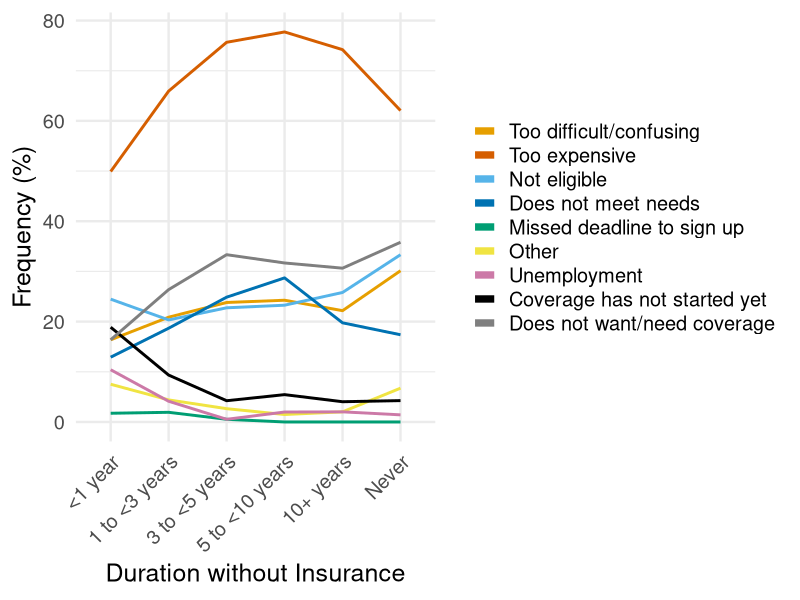

This chart was generated by the following R code:
################################################
# Generate line graph of duration without insurance by reason
# Author: Julia Muller
# Date: 27 February 2024
# Last modified: February 2024
################################################

# Load libraries
suppressPackageStartupMessages(library(tidyverse))

# Import data
data <- read_csv('data/no_insurance_filtered.csv', show_col_types = F)

# Calculate frequencies of reasons for no insurance by duration, then pivot longer
data_sum <- data %>%
  group_by(HILAST.f) %>%
  summarize(
    HINOUNEMPR.f = sum(HINOUNEMPR.f == 'Yes')/n(),
    HINOCOSTR.f = sum(HINOCOSTR.f == 'Yes')/n(),
    HINOTHER.f = sum(HINOTHER.f == 'Yes')/n(),
    HINOWANT.f = sum(HINOWANT.f == 'Yes')/n(),
    HINOCONF.f = sum(HINOCONF.f == 'Yes')/n(),
    HINOMEET.f = sum(HINOMEET.f == 'Yes')/n(),
    HINOWAIT.f = sum(HINOWAIT.f == 'Yes')/n(),
    HINOMISS.f = sum(HINOMISS.f == 'Yes')/n(),
    HINOELIG.f = sum(HINOELIG.f == 'Yes')/n()) %>%
  pivot_longer(
    cols = c('HINOUNEMPR.f', 'HINOCOSTR.f', 'HINOCONF.f', 'HINOWANT.f', 'HINOWANT.f', 'HINOTHER.f', 'HINOMEET.f', 'HINOWAIT.f', 'HINOMISS.f', 'HINOELIG.f'),
    names_to = 'reason',
    values_to = 'value') %>%
  ungroup()

# Factor duration without insurance for correct ordering
data_sum <- data_sum %>%
  # mutate(HILAST.f = factor(HILAST.f, levels = c(
  #   '<1 year', '1 to <2 years', '2 to <3 years', '3 to <5 years', '5 to <10 years', '10+ years', 'Never')))
  mutate(HILAST.f = factor(HILAST.f, levels = c(
    '<1 year', '1 to <3 years', '3 to <5 years', '5 to <10 years', '10+ years', 'Never')))
  
# Generate line graph of duration without insurance by reason
plt <- ggplot(data = data_sum) +
  geom_line(aes(x = HILAST.f, y = value*100, group = reason, color = reason), linewidth = 1) +
  theme_minimal(base_size = 18) +
  labs(x = 'Duration without Insurance', y = 'Frequency (%)') +
  scale_color_manual(
    name = NULL,
    labels = c('Too difficult/confusing', 'Too expensive', 'Not eligible', 'Does not meet needs', 'Missed deadline to sign up', 'Other', 'Unemployment', 'Coverage has not started yet', 'Does not want/need coverage'), 
    values = c('#E69F00', '#D55E00', '#56B4E9', '#0072B2', '#009E73', '#F0E442', '#CC79A7', '#000000', 'grey50')) +
  theme(axis.text.x = element_text(angle = 45, hjust = 1)) +
  guides(colour = guide_legend(override.aes = list(linewidth = 2.5)))

# Export as PNG
ggsave('figures/duration_no_insurance_by_reason.png', plt, height = 6, width = 12, dpi = 600)
